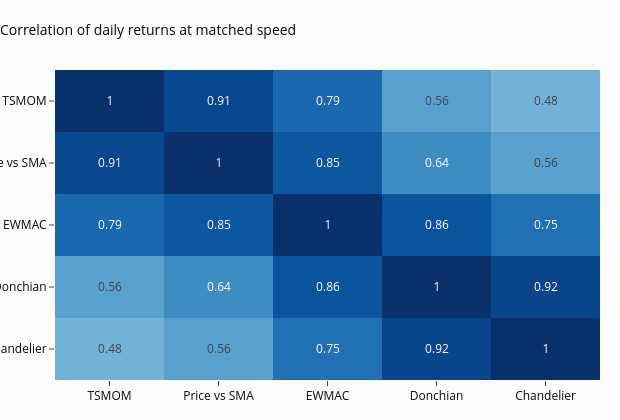
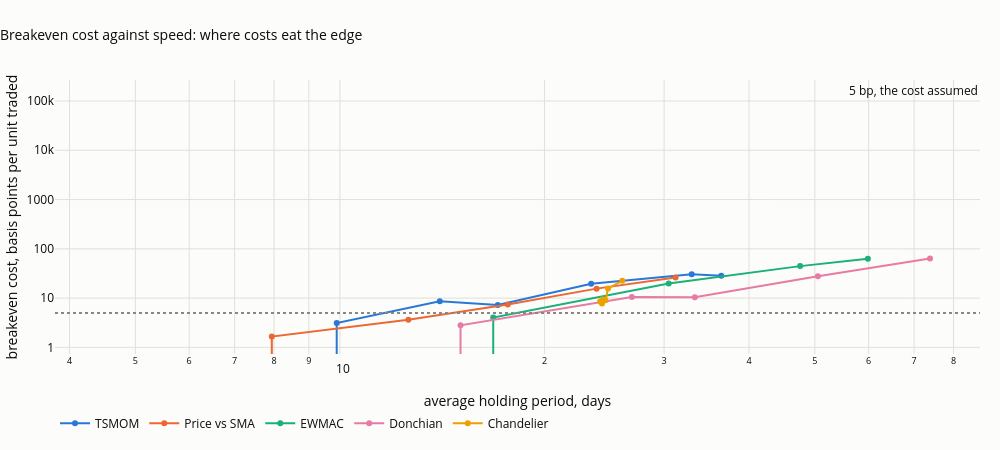

Notebook code cell kept with these figures, in order:
### Code cell
fig = go.Figure(go.Heatmap(z=corr.values, x=list(corr.columns), y=list(corr.index), zmin=0, zmax=1, colorscale="Blues",
                           text=corr.round(2).values, texttemplate="%{text}", showscale=False))
fig.update_layout(title="Correlation of daily returns at matched speed", height=420, width=620, margin=dict(t=70), yaxis=dict(autorange="reversed"))
save_figure(fig, "07_03_correlations", FIG)
display(fig)
fig = go.Figure()
for fam, g in T2.groupby("family", sort=False):
    g = g.sort_values("holding_days")
    fig.add_scatter(x=g.holding_days, y=g.breakeven_bp, mode="lines+markers", name=fam, line=dict(color=FAM_COL[fam]))
fig.add_hline(y=5, line=dict(color=MUTED, dash="dot"), annotation_text="5 bp, the cost assumed")
fig.update_layout(title="Breakeven cost against speed: where costs eat the edge", xaxis=dict(title="average holding period, days", type="log"),
                  yaxis=dict(title="breakeven cost, basis points per unit traded", type="log"), height=450, width=1000, margin=dict(t=80),
                  legend=dict(orientation="h", y=-0.2, x=0))
save_figure(fig, "07_04_breakeven", FIG)
fig

### Figure 1 — Plotly figure (JSON) as saved in the notebook; plotly's stock layout.template omitted (floating-point values rounded to 4 significant figures)
{"data": [{"colorscale": [[0.0, "rgb(247,251,255)"], [0.125, "rgb(222,235,247)"], [0.25, "rgb(198,219,239)"], [0.375, "rgb(158,202,225)"], [0.5, "rgb(107,174,214)"], [0.625, "rgb(66,146,198)"], [0.75, "rgb(33,113,181)"], [0.875, "rgb(8,81,156)"], [1.0, "rgb(8,48,107)"]], "showscale": false, "text": [[1.0, 0.91, 0.79, 0.56, 0.48], [0.91, 1.0, 0.85, 0.64, 0.56], [0.79, 0.85, 1.0, 0.86, 0.75], [0.56, 0.64, 0.86, 1.0, 0.92], [0.48, 0.56, 0.75, 0.92, 1.0]], "texttemplate": "%{text}", "type": "heatmap", "x": ["TSMOM", "Price vs SMA", "EWMAC", "Donchian", "Chandelier"], "y": ["TSMOM", "Price vs SMA", "EWMAC", "Donchian", "Chandelier"], "z": [[1.0, 0.9127, 0.7851, 0.5586, 0.4798], [0.9127, 1.0, 0.8528, 0.6437, 0.5567], [0.7851, 0.8528, 1.0, 0.8638, 0.7533], [0.5586, 0.6437, 0.8638, 1.0, 0.9195], [0.4798, 0.5567, 0.7533, 0.9195, 1.0]], "zmax": 1, "zmin": 0}], "layout": {"height": 420, "margin": {"t": 70}, "title": {"text": "Correlation of daily returns at matched speed"}, "width": 620, "yaxis": {"autorange": "reversed"}}}

### Figure 2 — Plotly figure (JSON) as saved in the notebook; plotly's stock layout.template omitted (floating-point values rounded to 4 significant figures)
{"data": [{"line": {"color": "#2a78d6"}, "mode": "lines+markers", "name": "TSMOM", "type": "scatter", "x": [6.833, 9.893, 14.03, 17.08, 23.43, 32.94, 36.41], "y": [-0.7134, 3.109, 8.659, 7.272, 19.61, 30.61, 28.29]}, {"line": {"color": "#eb6834"}, "mode": "lines+markers", "name": "Price vs SMA", "type": "scatter", "x": [5.431, 7.939, 12.61, 17.66, 23.86, 31.19], "y": [-1.125, 1.66, 3.648, 7.439, 15.58, 26.06]}, {"line": {"color": "#1baf7a"}, "mode": "lines+markers", "name": "EWMAC", "type": "scatter", "x": [4.511, 8.804, 16.81, 30.47, 47.57, 59.84], "y": [-2.179, -1.137, 4.027, 19.85, 44.59, 63.08]}, {"line": {"color": "#e87ba4"}, "mode": "lines+markers", "name": "Donchian", "type": "scatter", "x": [8.016, 15.05, 26.89, 33.29, 50.52, 73.86], "y": [-2.062, 2.814, 10.53, 10.43, 27.74, 63.64]}, {"line": {"color": "#eda100"}, "mode": "lines+markers", "name": "Chandelier", "type": "scatter", "x": [24.16, 24.3, 24.35, 24.6, 24.81, 26.04], "y": [8.537, 7.806, 9.356, 9.035, 15.73, 22.39]}], "layout": {"annotations": [{"showarrow": false, "text": "5 bp, the cost assumed", "x": 1, "xanchor": "right", "xref": "x domain", "y": 5, "yanchor": "bottom", "yref": "y"}], "height": 450, "legend": {"orientation": "h", "x": 0, "y": -0.2}, "margin": {"t": 80}, "shapes": [{"line": {"color": "#898781", "dash": "dot"}, "type": "line", "x0": 0, "x1": 1, "xref": "x domain", "y0": 5, "y1": 5, "yref": "y"}], "title": {"text": "Breakeven cost against speed: where costs eat the edge"}, "width": 1000, "xaxis": {"title": {"text": "average holding period, days"}, "type": "log"}, "yaxis": {"title": {"text": "breakeven cost, basis points per unit traded"}, "type": "log"}}}
